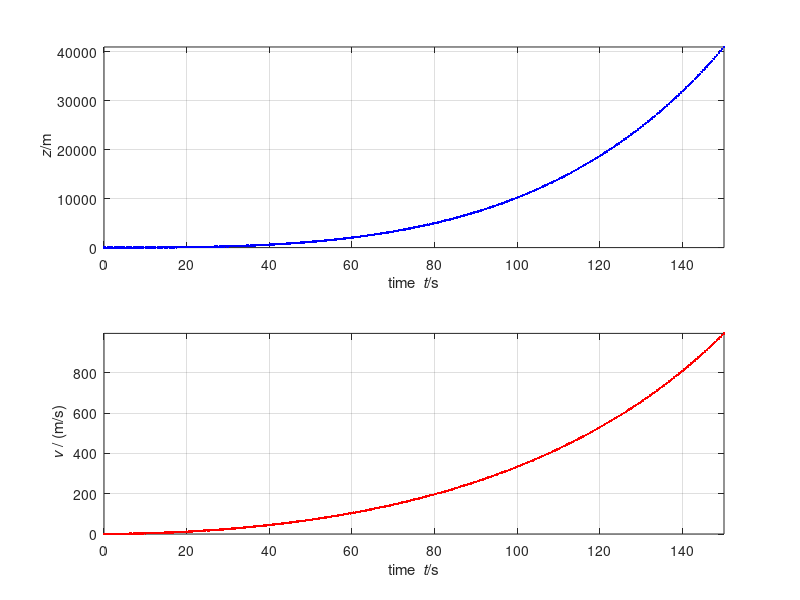

Recreate this plot in MATLAB.
%%% Numerical simulation of rocket propulsion
%% Coordinates (t, z)

%% Constants
m = 7.9e5;    % kg: rocket mass without fuel
rho = 0.22;   % kg/mol: fuel molar mass
delta = 0.5;  % mol/m^3: fuel molar density
A = 50;       % m^2: nozzle area
g = 9.8;      % kg: free-fall acceleration

%% Initial conditions. State: (z, v, Nb)
t = 0;       % s: initial time
z = 0;       % m: altitude of control volume
v = 0;       % m/s: velocity of control volume
Nb = 9.8e6;  % mol: amount of fuel

%% Boundary conditions
J = -6e4;          % mol/s: matter influx at nozzle
patm = 1e5;        % N/m^2: atmospheric pressure
p = 5e4;           % N/m^2: pressure at nozzle
Fatm = -A * patm;  % N: force on rocket surface
Sigma = A * p;     % N: stress tensor at nozzle

%% Time-iteration parameters
t1 = 150;     % s: final time
dt = 0.0001;  % s: time step %@

%% Plotting
dtplot = t1/360;  % time interval between plots
tplot = dtplot;   % time for next plot
figure
subplot(2, 1, 1); plot(t, z, '.b')
xlim([0, t1])
xlabel('time {\it t}/s'); ylabel('{\it z}/m')
axis('tight'); grid on; hold on
subplot(2, 1, 2); plot(t, v, '.r')
xlim([0, t1])
xlabel('time {\it t}/s'); ylabel('{\it v} / (m/s)')
axis('tight'); grid on; hold on %@

%% Numerical time integration
while t < t1 && Nb > 0 % '&&' means 'and'
  %% constitutive relations
  P = (m + rho * Nb) * v;
  vb = v + J / (A * delta); % needed to calculate F
  F = Fatm + Sigma + J * rho * vb;
  G = -(m + rho * Nb) * g;

  %% step forward in time with balance laws
  t = t + dt;
  Nb = Nb + J * dt;
  P = P + (F + G) * dt;
  z = z + v * dt;

  %% constitutive relations: calculate state
  v = P / (m + rho * Nb); %@

  %% plot
  if t > tplot
    subplot(2, 1, 1); plot(t, z, '.b')
    subplot(2, 1, 2); plot(t, v, '.r')
    pause(0)
    tplot = tplot + dtplot;
  end %@
end
